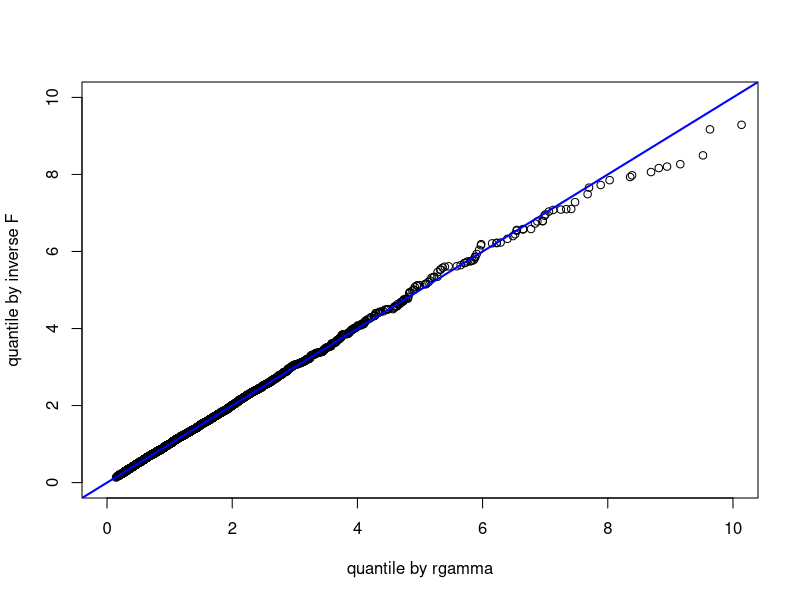
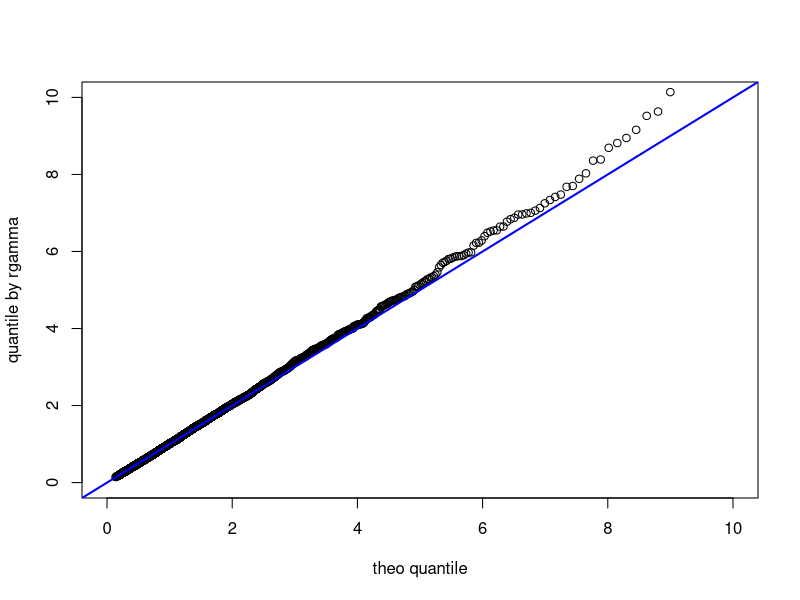
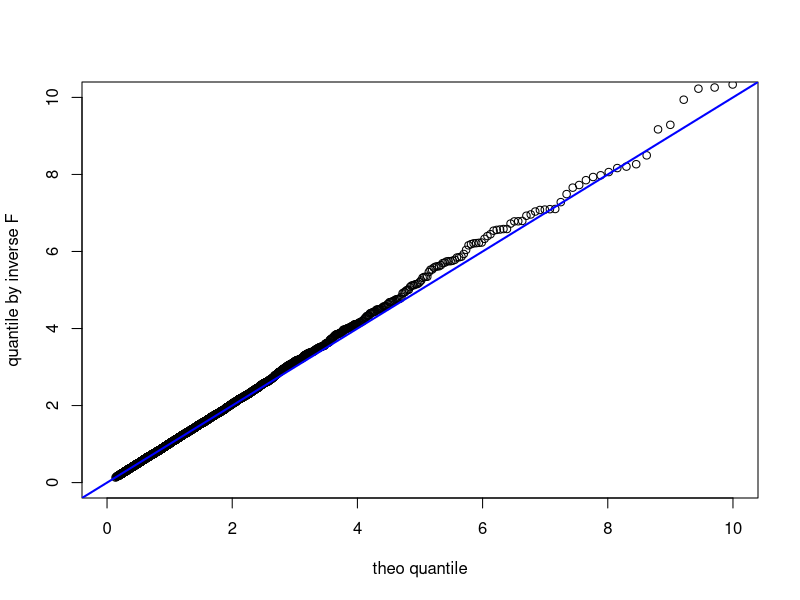
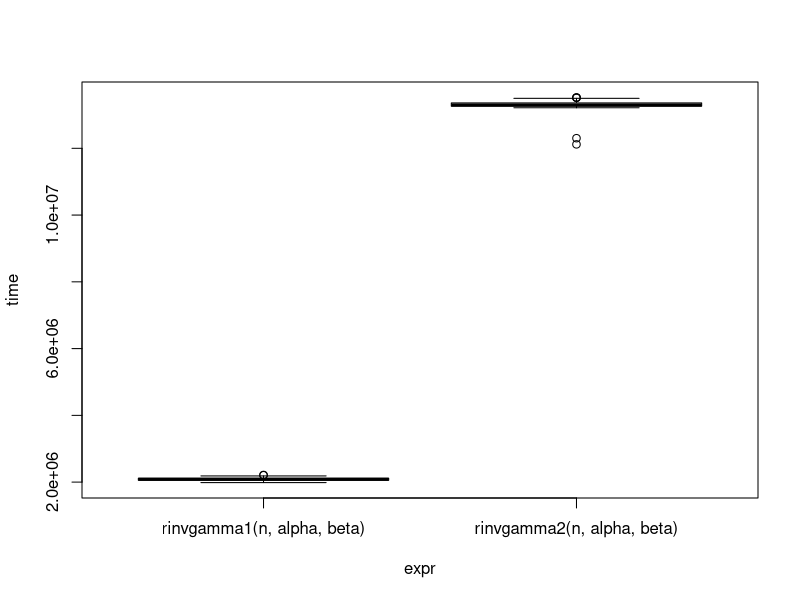
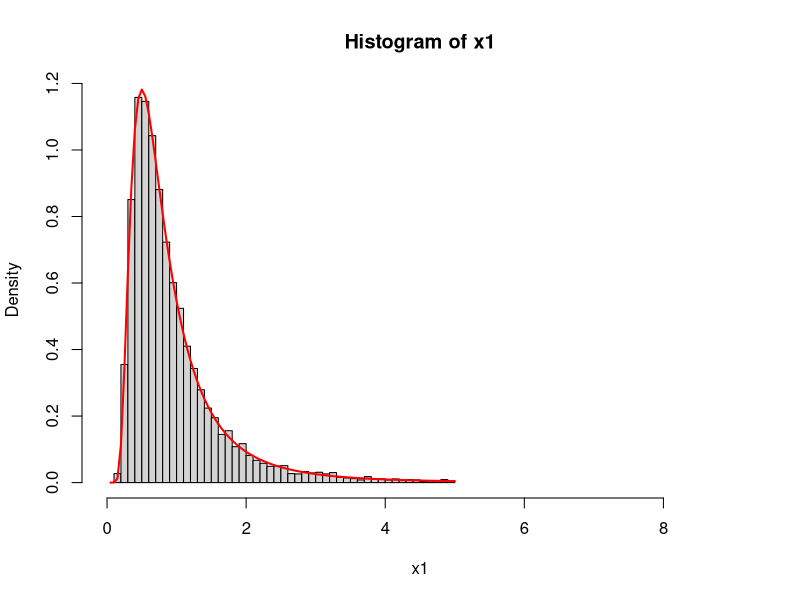
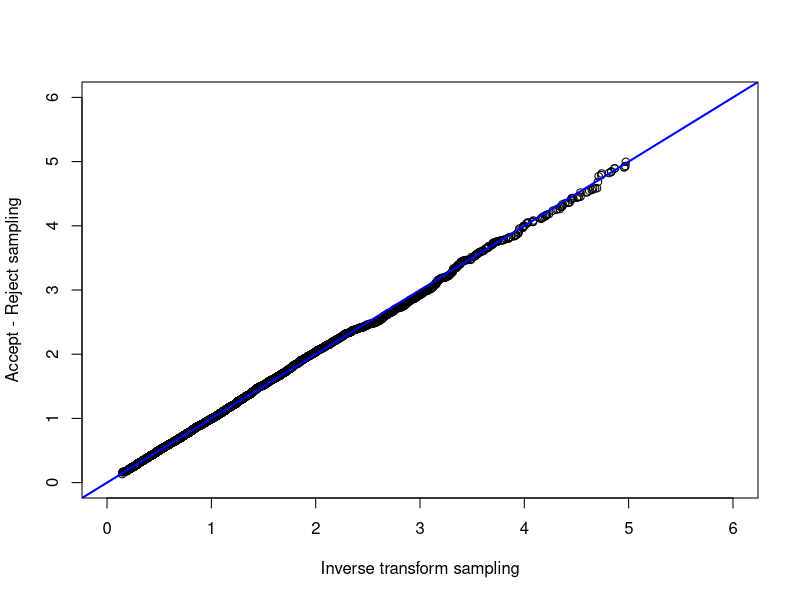
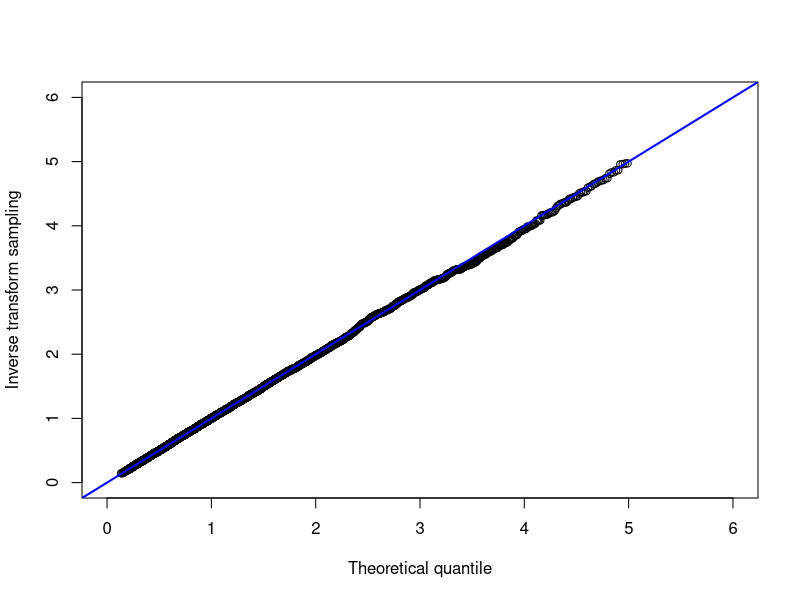
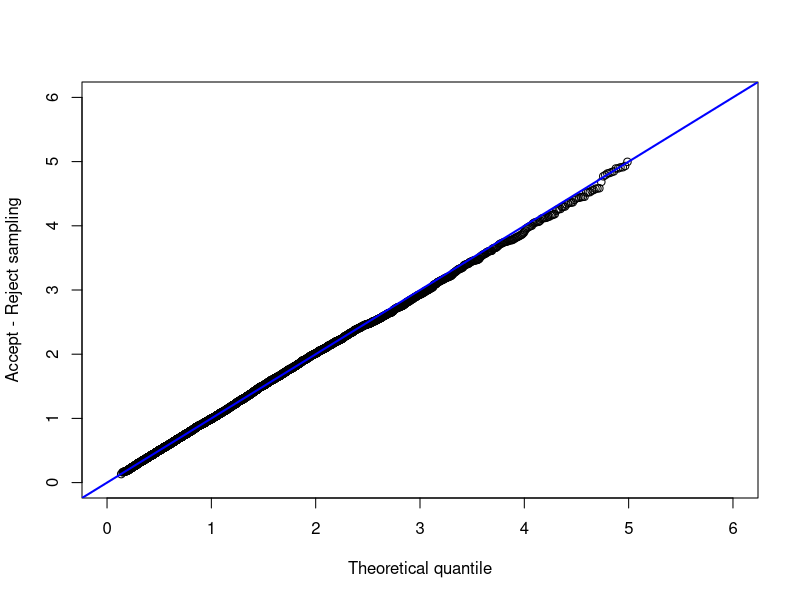

Reproduce these figures in R, in order.
## EXO1
dinvgamma <- function(x, alpha, beta){
  # Corrected from Gamma(alpha) to gamma(alpha)
  (beta^alpha/gamma(alpha)) * x^(-alpha-1) * exp(- beta/x) * (x > 0)
}

pinvgamma <- function(q, alpha, beta){
  1 - pgamma(1/q, alpha, scale = 1/beta)
}


qinvgamma <- function(p, alpha, beta){
  qgamma(1-p, alpha, scale = 1/beta)^(-1)
}

rinvgamma1 <- function(n, alpha, beta){
  rgamma(n, alpha, scale = 1/beta)^(-1)
}

rinvgamma2 <- function(n, alpha, beta){
  u <- runif(n)
  qinvgamma(u, alpha, beta)
}

n <- 10^4 ; alpha <- 3 ; beta <- 2 # If n <- 1e4 then it will be processed as float

x1 <- rinvgamma1(n, alpha, beta)

x2 <- rinvgamma2(n, alpha, beta)

qqplot(x1, x2, xlim = c(0, 10), ylim = c(0, 10),
       xlab = "quantile by rgamma", ylab = "quantile by inverse F")
abline(a = 0, b = 1, lwd = 2, col = "blue")

p <- ppoints(n)
th <- qinvgamma(p, alpha, beta)

qqplot(th, x1, xlim = c(0, 10), ylim = c(0, 10),
       xlab = "theo quantile", ylab = "quantile by rgamma")
abline(a = 0, b = 1, lwd = 2, col = "blue")

qqplot(th, x2, xlim = c(0, 10), ylim = c(0, 10),
       xlab = "theo quantile", ylab = "quantile by inverse F")
abline(a = 0, b = 1, lwd = 2, col = "blue")

library("microbenchmark")
result = microbenchmark(rinvgamma1(n, alpha, beta), 
                        rinvgamma2(n, alpha, beta),
                        times = 100)
print(result)
plot(result)


## EXO2
# useful function
dinvgamma_trunc <- function(x, alpha, beta, b){
  # In our previous code there was an error here because we use Gamma() in dinvgamma
  dinvgamma(x, alpha, beta)/(pinvgamma(b,alpha,beta) - pinvgamma(0,alpha,beta)) * (x <= b) 
}

qinvgamma_trunc <- function(p, alpha, beta, b){
  F_0 <- pinvgamma(0, alpha, beta)
  F_b <- pinvgamma(b, alpha, beta)
  prob <- F_0 + p * (F_b - F_0)
  qinvgamma(prob, alpha, beta)
}

# inverse transform sampling
rinvgamma_trunc1 = function(n, alpha, beta, b){
  u <- runif(n)
  qinvgamma_trunc(u, alpha, beta, b)
}

# validation by histogram
b <- 5
x1 <- rinvgamma_trunc1(n, alpha, beta, b)
hist(x1, breaks = 50, freq = F, xlim = c(0 , 9))
curve(dinvgamma_trunc(x, alpha, beta, b), from = 0, to = 5, add = T, col = "red", lwd = 2)

# accept-reject by invgamma proposal
rinvgamma_trunc2 <- function(n, alpha, beta, b){
  M <- (pinvgamma(b,alpha,beta) - pinvgamma(0,alpha,beta))^(-1) # we jast looked at sup(f/g) and this quantity is what left
  n_acc <- 0
  x <- numeric(n)
  while (n_acc < n){
    n_trials <- ceiling(M*(n - n_acc))
    u <- runif(n_trials)
    y <- rinvgamma1(n_trials , alpha, beta)
    y_idx <- which(u <= dinvgamma_trunc(y, alpha, beta, b)/(M*dinvgamma(y, alpha, beta)))
    if (length(y_idx) != 0){
      x[(n_acc+1) : (n_acc+length(y_idx))] <-  y[y_idx]
    }
    n_acc <- n_acc + length(y_idx)
  }
  x
}

# validation by qqplot
x1 <- rinvgamma_trunc1(n, alpha, beta, b)
x2 <- rinvgamma_trunc2(n, alpha, beta, b)
qqplot(x1, x2, xlim = c(0, 6), ylim = c(0, 6), 
       xlab = "Inverse transform sampling",
       ylab = "Accept - Reject sampling")
abline(a = 0, b = 1, col = "blue", lwd = 2)

p <- ppoints(n)
th <- qinvgamma_trunc(p, alpha, beta, b)

qqplot(th, x1, xlim = c(0, 6), ylim = c(0, 6), 
       xlab = "Theoretical quantile",
       ylab = "Inverse transform sampling")
abline(a = 0, b = 1, col = "blue", lwd = 2)

qqplot(th, x2, xlim = c(0, 6), ylim = c(0, 6), 
       xlab = "Theoretical quantile",
       ylab = "Accept - Reject sampling")
abline(a = 0, b = 1, col = "blue", lwd = 2)

# accept-reject by uniform proposal
rinvgamma_trunc3 <- function(n, alpha, beta, b){
  const <- b/(pinvgamma(b,alpha,beta) - pinvgamma(0,alpha,beta)) * beta^alpha/gamma(alpha)
  M <- ifelse(b <= beta/(alpha+1), 
              const * b^(-alpha-1) * exp(-beta/b),
              const * (beta/(alpha+1))^(-alpha-1) * exp(-alpha-1))
  n_acc <- 0
  x <- numeric(n)
  while (n_acc < n){
    n_trials <- ceiling(M*(n - n_acc))
    u <- runif(n_trials)
    y <- runif(n_trials, min = 0, max = b)
    y_idx <- which(u <= dinvgamma_trunc(y, alpha, beta, b)/M * b)
    if (length(y_idx) != 0){
      x[(n_acc+1) : (n_acc+length(y_idx))] <-  y[y_idx]
    }
    n_acc <- n_acc + length(y_idx)
  }
  x
}

# validation by qqplot and histogram 
x3 <- rinvgamma_trunc3(n, alpha, beta, b)
qqplot(th, x2, xlim = c(0, 6), ylim = c(0, 6), 
       xlab = "Theoretical quantile",
       ylab = "Accept - Reject sampling uniform proposal")
abline(a = 0, b = 1, col = "blue", lwd = 2)

hist(x3, breaks = 50, freq = F, xlim = c(0 , 9))
curve(dinvgamma_trunc(x, alpha, beta, b), from = 0, to = 5, add = T, col = "red", lwd = 2)

# time efficiency 
{result = microbenchmark(
  "Inverse Gamma Proposal" = rinvgamma_trunc2(n, alpha, beta, b = 5), 
  "Uniform Proposal" = rinvgamma_trunc3(n, alpha, beta, b = 5),
  times = 100)
print(result)
plot(result, main = "truncated on [0, 5]")}

{result = microbenchmark(
  "Inverse Gamma Proposal" = rinvgamma_trunc2(n, alpha, beta, b = 0.5), 
  "Uniform Proposal" = rinvgamma_trunc3(n, alpha, beta, b = 0.5),
  times = 100)
print(result)
plot(result, main = "truncated on [0, 0.5]")}


## EXO3
mc_estimate <- function(n, alpha, beta, b){
  y <- rinvgamma1(n, alpha, beta)
  const <- pinvgamma(b, alpha, beta) - pinvgamma(0, alpha, beta)
  h <- function(y){(1-y^2) * (y>=0) * (y<=b) / const}
  hy <- h(y)
  c(mean(hy), var(hy)/n)
}

mc_estimate_trunc <- function(n, alpha ,beta, b){
   y <- rinvgamma_trunc1(n, alpha, beta, b)
   h <- function(y) (1-y^2) * (y>=0) * (y<=b)
   hy <- h(y)
   c(mean(hy), var(hy)/n)
}

eval_var <- function(n_sim, n, alpha, beta, b){
  res_mc <- matrix(NA, nrow = n_sim, ncol = 2)
  res_mc_trunc <- matrix(NA, nrow = n_sim, ncol = 2)
  for (i in 1:n_sim){
    res_mc[i, ] <- mc_estimate(n, alpha, beta, b)
    res_mc_trunc[i, ] <- mc_estimate_trunc(n, alpha, beta, b)
  }
  boxplot(list("inv gamma" = res_mc[,1],
               "trunc inv gamma" = res_mc_trunc[,1]),
          main = paste0("Comparison of two Monte Carlo estimators (b=", b, ")"),
          ylab = "Value of the estimator")
  boxplot(list("inv gamma" = res_mc[,2],
               "trunc inv gamma" = res_mc_trunc[,2]),
          main = paste0("Comparison of variance (b=", b, ")"),
          ylab = "Variance of the estimator")
}

{# comparison of variance and time on [0, 5]
  n = 10^4 ; alpha = 3 ; beta = 2 ; b = 5
  eval_var(100, n ,alpha, beta, b)
  result <- microbenchmark(
    "inv gamma" = mc_estimate(n, alpha ,beta, b),
    "trunc inv gamma" = mc_estimate_trunc(n, alpha ,beta, b),
    times = 100
  )
  plot(result, main = "MC estimation time comparison on [0, 5]" , xlab = FALSE)
}

{# comparison of variance and time on [0, 0.5]
  n = 10^4 ; alpha = 3 ; beta = 2 ; b = 0.5
  eval_var(100, n ,alpha, beta, b)
  result <- microbenchmark(
    "inv gamma" = mc_estimate(n, alpha ,beta, b),
    "trunc inv gamma" = mc_estimate_trunc(n, alpha ,beta, b),
    times = 100
  )
  plot(result, main = "MC estimation time comparison on [0, 0.5]" , xlab = FALSE)
}